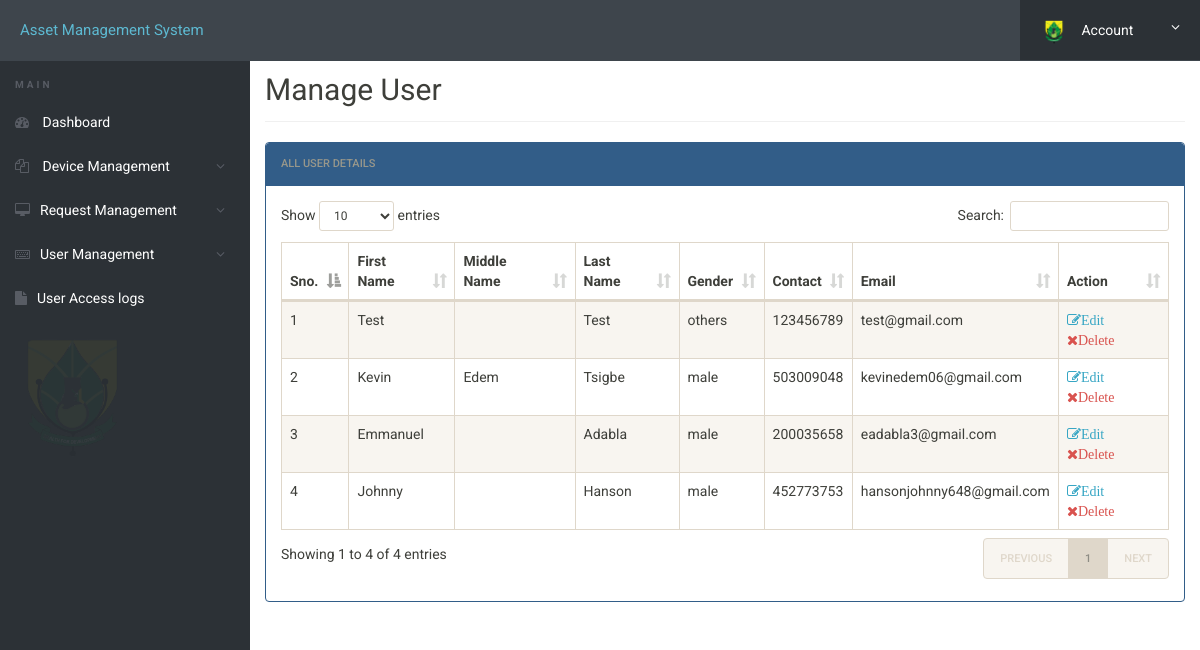
The app's page /inventory/admin/manage-users.php (signed in) with its own data.
### tables this page shows
CREATE TABLE `userregistration` (
  `id` int(11) NOT NULL,
  `firstName` varchar(255) NOT NULL,
  `middleName` varchar(255) NOT NULL,
  `lastName` varchar(255) NOT NULL,
  `gender` varchar(255) NOT NULL,
  `contactNo` bigint(20) NOT NULL,
  `email` varchar(255) NOT NULL,
  `password` varchar(255) NOT NULL,
  `regDate` timestamp NOT NULL DEFAULT current_timestamp(),
  `updationDate` varchar(45) NOT NULL DEFAULT current_timestamp(),
  `passUdateDate` varchar(45) NOT NULL DEFAULT current_timestamp()
);

### inventory/admin/manage-users.php (the view, shortened to what this page needs)
<?php
include('includes/config.php');
?>
<!doctype html>
<html lang="en" class="no-js">
<head>
	<link rel="stylesheet" href="css/font-awesome.min.css">
	<link rel="stylesheet" href="css/bootstrap.min.css">
	<link rel="stylesheet" href="css/dataTables.bootstrap.min.css">
	<link rel="stylesheet" href="css/bootstrap-social.css">
	<link rel="stylesheet" href="css/bootstrap-select.css">
	<link rel="stylesheet" href="css/fileinput.min.css">
	<link rel="stylesheet" href="css/awesome-bootstrap-checkbox.css">
	<link rel="stylesheet" href="css/style.css">
</head>
<body>
	<?php include('includes/header.php');?>
	<div class="ts-main-content">
			<?php include('includes/sidebar.php');?>
		<div class="content-wrapper">
			<div class="container-fluid">
				<div class="row">
					<div class="col-md-12">
						<h2 class="page-title" style="padding-top: 3%;">Manage User</h2>
						<div class="panel panel-default panel-primary">
							<div class="panel-heading">All User Details</div>
							<div class="panel-body">
								<table id="zctb" class="display table table-striped table-bordered table-hover" cellspacing="0" width="100%">
									<thead>
										<tr>
											<th>Sno.</th>
											<th>First Name</th>
											<th>Middle Name</th>
											<th>Last Name</th>
											<th>Gender</th>
											<th>Contact</th>
											<th>Email</th>
											<th>Action</th>
										</tr>
									</thead>
									<tbody>
<?php
$ret="select * from userregistration";
$stmt= $mysqli->prepare($ret) ;
$stmt->execute() ;
$res=$stmt->get_result();
$cnt=1;
while($row=$res->fetch_object())
	  {
	  	?>
<tr><td><?php echo $cnt;;?></td>
<td><?php echo $row->firstName;?></td>
<td><?php echo $row->middleName;?></td>
<td><?php echo $row->lastName;?></td>
<td><?php echo $row->gender;?></td>
<td><?php echo $row->contactNo;?></td>
<td><?php echo $row->email;?></td>
<td><a href="edit-user.php?id=<?php echo $row->id;?>"><i class="fa fa-edit">Edit</i></a>&nbsp;&nbsp;
<a href="manage-users.php?del=<?php echo $row->id;?>" onclick="return confirm("Do you want to delete");"><i class="fa fa-close text-danger">Delete</i></a></td>
										</tr>
									<?php
$cnt=$cnt+1;
									 } ?>
									</tbody>
								</table>
							</div>
						</div>
					</div>
				</div>
			</div>
		</div>
	</div>
</body>
</html>

### inventory/admin/css/style.css (style rules this page uses)
html { font-size: 14px; }
@media only screen and (min-width: 480px) { html { font-size: 17px; } }
@media only screen and (min-width: 768px) { html { font-size: 14px; } }
body { font-size: 1em; }
a { color: #37a6c4; }
.panel { overflow: hidden; }
.page-title { padding-bottom: 15px; margin-bottom: 20px; border-bottom: 1px solid #f0f0f0; }
.ts-main-content .content-wrapper { padding-top: 15px; margin-top: 10px; }
@media only screen and (min-width: 992px) { .ts-main-content .content-wrapper { margin-left: 250px; } }

### records on screen
userregistration: firstName "Test", lastName "Test", gender "others", contactNo "123456789", email "test@gmail.com"
userregistration: firstName "Kevin", middleName "Edem", lastName "Tsigbe", gender "male", contactNo "503009048", email "kevinedem06@gmail.com"
userregistration: firstName "Emmanuel", lastName "Adabla", gender "male", contactNo "200035658", email "eadabla3@gmail.com"
userregistration: firstName "Johnny", lastName "Hanson", gender "male", contactNo "452773753", email "hansonjohnny648@gmail.com"
